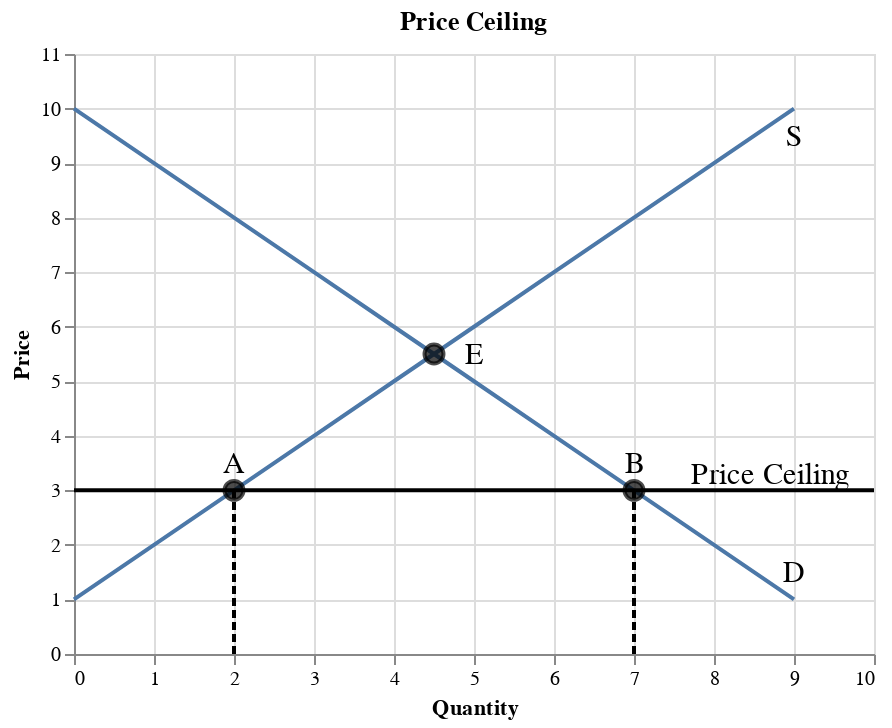

This figure's notebook cell:
### Code cell
df_d = pd.DataFrame(data={'price': list(range(1, 11)),
                        'qd': list(range(9,-1,-1))
                       })

df_s = pd.DataFrame(data={'price': list(range(1, 11)),
                        'qs': list(range(0,10))
                       })

df_e = pd.DataFrame(data={'price': [5.5, 3, 3],
                        'q': [4.5, 2, 7]
                       })

fig_eq = alt.Chart(df_d).mark_line().encode(
    alt.X('qd', title='Quantity', scale=alt.Scale(domain=[0,10])),
    alt.Y('price', title='Price', scale=alt.Scale(domain=[0,11])),
) + alt.Chart(df_s).mark_line().encode(
    alt.X('qs', title='Quantity', scale=alt.Scale(domain=[0,10])),
    alt.Y('price', title='Price', scale=alt.Scale(domain=[0,11])),
) + alt.Chart(df_e).mark_point(size=90, color='black', fill='black').encode(
    x='q',
    y='price'
)

text1 = alt.Chart({'values':[{'x': 9, 'y': 1.5}]}).mark_text(
    text='D',
    fontSize=15
).encode(x='x:Q', y='y:Q')

text2 = alt.Chart({'values':[{'x': 9, 'y': 9.5}]}).mark_text(
    text='S',
    fontSize=15
).encode(x='x:Q', y='y:Q')

text3 = alt.Chart({'values':[{'x': 5, 'y': 5.5}]}).mark_text(
    text='E',
    fontSize=15
).encode(x='x:Q', y='y:Q')

text4 = alt.Chart({'values':[{'x': 2, 'y': 3.5}]}).mark_text(
    text='A',
    fontSize=15
).encode(x='x:Q', y='y:Q')

text5 = alt.Chart({'values':[{'x': 7, 'y': 3.5}]}).mark_text(
    text='B',
    fontSize=15
).encode(x='x:Q', y='y:Q')

text6 = alt.Chart({'values':[{'x': 8.7, 'y': 3.3}]}).mark_text(
    text='Price Ceiling',
    fontSize=15
).encode(x='x:Q', y='y:Q')

df_h2 = pd.DataFrame(data={'price': [3, 3], 'q': [0, 10]})
fig_h2 = alt.Chart(df_h2).mark_line(color='black').encode(
    alt.X('q'),
    alt.Y('price')
)

df_v2 = pd.DataFrame(data={'price': [0, 3], 'q': [2, 2]})
fig_v2 = alt.Chart(df_v2).mark_line(color='black', strokeDash=[4, 2]).encode(
    alt.X('q'),
    alt.Y('price')
)

df_v3 = pd.DataFrame(data={'price': [0, 3], 'q': [7, 7]})
fig_v3 = alt.Chart(df_v3).mark_line(color='black', strokeDash=[4, 2]).encode(
    alt.X('q'),
    alt.Y('price')
)

(fig_eq + text1 + text2 + text3 + text4 + text5 + text6 + fig_h2 + fig_v2 + fig_v3).properties(title='Price Ceiling')

### Figure 1 — Vega-Lite specification as saved in the notebook (floating-point values rounded to 4 significant figures)
{"config": {"view": {"continuousWidth": 400, "continuousHeight": 300}}, "layer": [{"data": {"name": "data-b52e021a0734944d4e2e38e1163d0639"}, "mark": "line", "encoding": {"x": {"type": "quantitative", "field": "qd", "scale": {"domain": [0, 10]}, "title": "Quantity"}, "y": {"type": "quantitative", "field": "price", "scale": {"domain": [0, 11]}, "title": "Price"}}}, {"data": {"name": "data-f4791e6d2c5433b743c328a8f6f72260"}, "mark": "line", "encoding": {"x": {"type": "quantitative", "field": "qs", "scale": {"domain": [0, 10]}, "title": "Quantity"}, "y": {"type": "quantitative", "field": "price", "scale": {"domain": [0, 11]}, "title": "Price"}}}, {"data": {"name": "data-837ce840d3edffb4d7aba62b427292ff"}, "mark": {"type": "point", "color": "black", "fill": "black", "size": 90}, "encoding": {"x": {"type": "quantitative", "field": "q"}, "y": {"type": "quantitative", "field": "price"}}}, {"data": {"name": "data-411b058143eb0c76546a59e0f2efbb64"}, "mark": {"type": "text", "fontSize": 15, "text": "D"}, "encoding": {"x": {"type": "quantitative", "field": "x"}, "y": {"type": "quantitative", "field": "y"}}}, {"data": {"name": "data-78eb422e47dc010e08ec7870329a9a72"}, "mark": {"type": "text", "fontSize": 15, "text": "S"}, "encoding": {"x": {"type": "quantitative", "field": "x"}, "y": {"type": "quantitative", "field": "y"}}}, {"data": {"name": "data-7e100178d0b30ff53f5f746e95732883"}, "mark": {"type": "text", "fontSize": 15, "text": "E"}, "encoding": {"x": {"type": "quantitative", "field": "x"}, "y": {"type": "quantitative", "field": "y"}}}, {"data": {"name": "data-400f3cde059ba81d2fb8f84f7f3d503b"}, "mark": {"type": "text", "fontSize": 15, "text": "A"}, "encoding": {"x": {"type": "quantitative", "field": "x"}, "y": {"type": "quantitative", "field": "y"}}}, {"data": {"name": "data-bb8bf50568f281025a389f541f3f2e19"}, "mark": {"type": "text", "fontSize": 15, "text": "B"}, "encoding": {"x": {"type": "quantitative", "field": "x"}, "y": {"type": "quantitative", "field": "y"}}}, {"data": {"name": "data-dd13a6e103289845a402510aa374b811"}, "mark": {"type": "text", "fontSize": 15, "text": "Price Ceiling"}, "encoding": {"x": {"type": "quantitative", "field": "x"}, "y": {"type": "quantitative", "field": "y"}}}, {"data": {"name": "data-73a9042bebe9f0541b07cc924aabef05"}, "mark": {"type": "line", "color": "black"}, "encoding": {"x": {"type": "quantitative", "field": "q"}, "y": {"type": "quantitative", "field": "price"}}}, {"data": {"name": "data-4c764e6a546c2819a29f78c46a52b586"}, "mark": {"type": "line", "color": "black", "strokeDash": [4, 2]}, "encoding": {"x": {"type": "quantitative", "field": "q"}, "y": {"type": "quantitative", "field": "price"}}}, {"data": {"name": "data-5fefdb796cf2439be513cac35b713092"}, "mark": {"type": "line", "color": "black", "strokeDash": [4, 2]}, "encoding": {"x": {"type": "quantitative", "field": "q"}, "y": {"type": "quantitative", "field": "price"}}}], "title": "Price Ceiling", "$schema": "https://vega.github.io/schema/vega-lite/v4.8.1.json", "datasets": {"data-b52e021a0734944d4e2e38e1163d0639": [{"price": 1, "qd": 9}, {"price": 2, "qd": 8}, {"price": 3, "qd": 7}, {"price": 4, "qd": 6}, {"price": 5, "qd": 5}, {"price": 6, "qd": 4}, {"price": 7, "qd": 3}, {"price": 8, "qd": 2}, {"price": 9, "qd": 1}, {"price": 10, "qd": 0}], "data-f4791e6d2c5433b743c328a8f6f72260": [{"price": 1, "qs": 0}, {"price": 2, "qs": 1}, {"price": 3, "qs": 2}, {"price": 4, "qs": 3}, {"price": 5, "qs": 4}, {"price": 6, "qs": 5}, {"price": 7, "qs": 6}, {"price": 8, "qs": 7}, {"price": 9, "qs": 8}, {"price": 10, "qs": 9}], "data-837ce840d3edffb4d7aba62b427292ff": [{"price": 5.5, "q": 4.5}, {"price": 3.0, "q": 2.0}, {"price": 3.0, "q": 7.0}], "data-411b058143eb0c76546a59e0f2efbb64": [{"x": 9, "y": 1.5}], "data-78eb422e47dc010e08ec7870329a9a72": [{"x": 9, "y": 9.5}], "data-7e100178d0b30ff53f5f746e95732883": [{"x": 5, "y": 5.5}], "data-400f3cde059ba81d2fb8f84f7f3d503b": [{"x": 2, "y": 3.5}], "data-bb8bf50568f281025a389f541f3f2e19": [{"x": 7, "y": 3.5}], "data-dd13a6e103289845a402510aa374b811": [{"x": 8.7, "y": 3.3}], "data-73a9042bebe9f0541b07cc924aabef05": [{"price": 3, "q": 0}, {"price": 3, "q": 10}], "data-4c764e6a546c2819a29f78c46a52b586": [{"price": 0, "q": 2}, {"price": 3, "q": 2}], "data-5fefdb796cf2439be513cac35b713092": [{"price": 0, "q": 7}, {"price": 3, "q": 7}]}}
